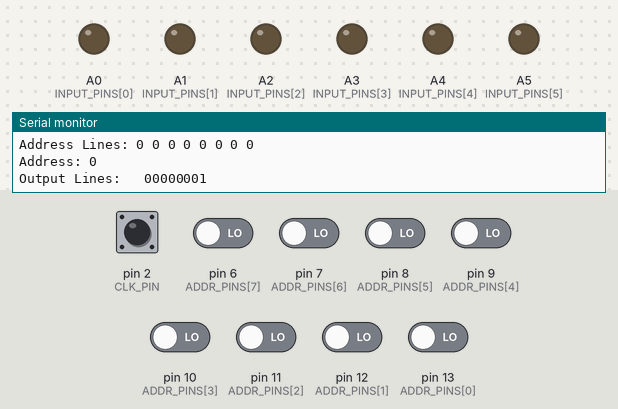
Simulated run of this sketch. Board: Arduino Nano, built with avr-gcc and run on an emulated ATmega328P. Shown: output pins drawn as LEDs (lit = HIGH), the last lines printed to the serial monitor. The test bench sets the inputs (shaded band); at power-on: pin 2 (CLK_PIN) HIGH, pin 6 (ADDR_PINS[7]), pin 7 (ADDR_PINS[6]), pin 8 (ADDR_PINS[5]), pin 9 (ADDR_PINS[4]), pin 10 (ADDR_PINS[3]), pin 11 (ADDR_PINS[2]), pin 12 (ADDR_PINS[1]), pin 13 (ADDR_PINS[0]) LOW.

Above: at 1.2 s.
1.3 s: pin 6 (ADDR_PINS[7]) driven HIGH
At 1.9 s:
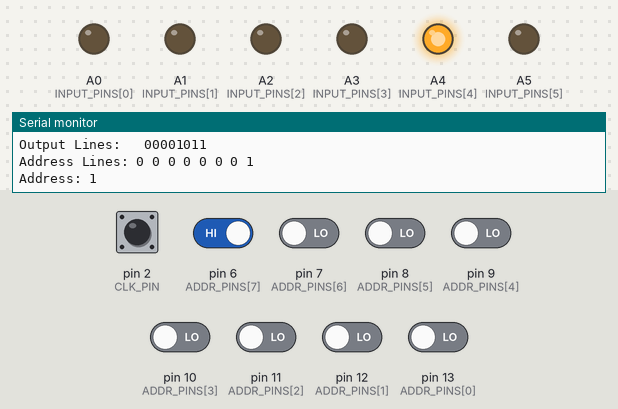
2.8 s: pin 7 (ADDR_PINS[6]) driven HIGH
At 3.3 s:
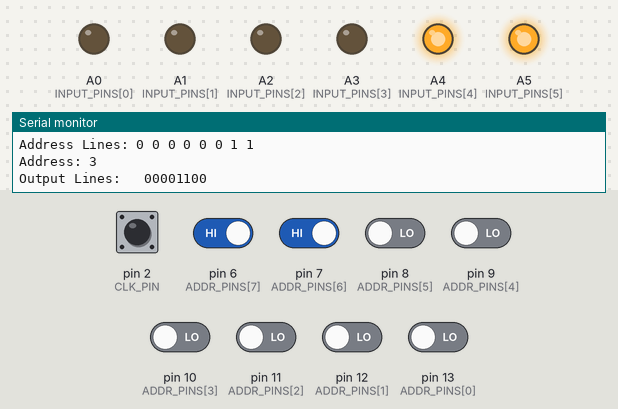
4.3 s: pin 9 (ADDR_PINS[4]) driven HIGH
At 4.7 s:
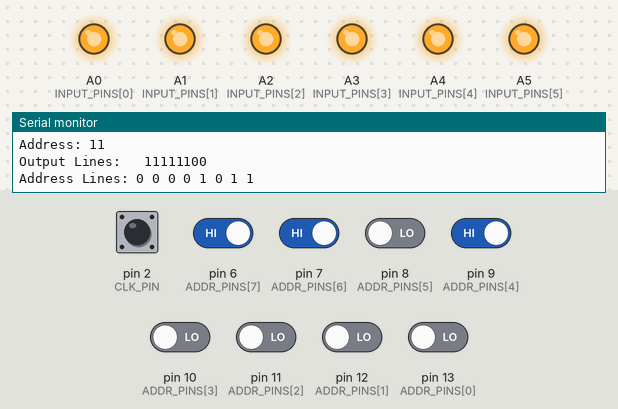
5.8 s: pin 13 (ADDR_PINS[0]) driven HIGH
At 7.0 s:
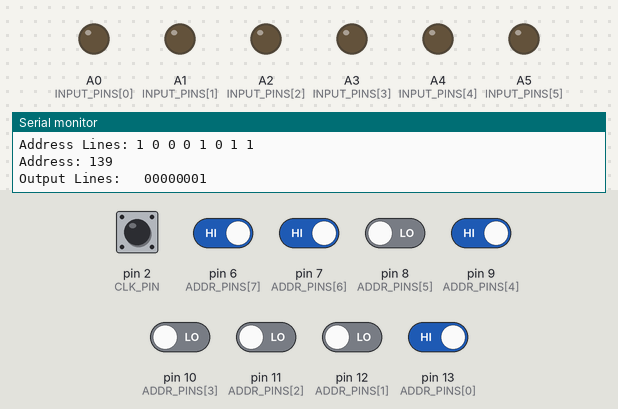
8.8 s: pin 13 (ADDR_PINS[0]) driven LOW
At 9.9 s:
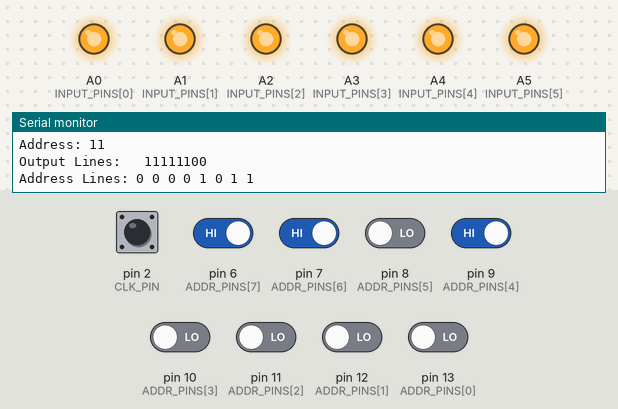
11.8 s: pin 8 (ADDR_PINS[5]) driven HIGH
At 12.9 s:
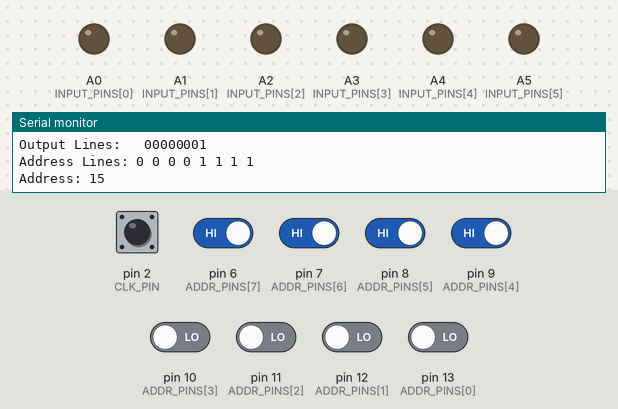
Timing chart, 0 to 14.3 s (numbered marks = the images above; inputs shaded):
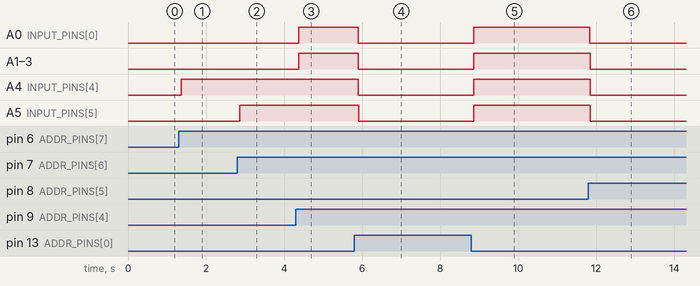

Measured:
- after the input at 1.3 s, A4 (INPUT_PINS[4]): LOW → HIGH after 0.06 s
- after the input at 2.8 s, A5 (INPUT_PINS[5]): LOW → HIGH after 0.07 s
- after the input at 4.3 s, A0 (INPUT_PINS[0]), A1 (INPUT_PINS[1]), A2 (INPUT_PINS[2]): LOW → HIGH after 0.07 s; A3 (INPUT_PINS[3]): LOW → HIGH after 0.08 s
- after the input at 5.8 s, A0 (INPUT_PINS[0]), A1 (INPUT_PINS[1]), A2 (INPUT_PINS[2]): HIGH → LOW after 0.10 s; A3 (INPUT_PINS[3]), A4 (INPUT_PINS[4]), A5 (INPUT_PINS[5]): HIGH → LOW after 0.11 s
- after the input at 8.8 s, A0 (INPUT_PINS[0]): LOW → HIGH after 0.05 s; A1 (INPUT_PINS[1]), A2 (INPUT_PINS[2]), A3 (INPUT_PINS[3]), A4 (INPUT_PINS[4]), A5 (INPUT_PINS[5]): LOW → HIGH after 0.06 s
- after the input at 11.8 s, A0 (INPUT_PINS[0]), A1 (INPUT_PINS[1]), A2 (INPUT_PINS[2]), A3 (INPUT_PINS[3]), A4 (INPUT_PINS[4]), A5 (INPUT_PINS[5]): HIGH → LOW at once

The sketch:

VirtualRam.ino
```cpp
#define TEST

#include "Utils.hpp"

#ifdef TEST
/*
// load, add, store, halt
bool ram[ADDR_LEN][BIT_LEN] = {
  {0, 0, 0, 0, 0, 0, 0, 1}, // 0000 // load a
  {0, 0, 0, 0, 0, 1, 1, 1}, // 0001 // ref to addr 007
  {0, 0, 0, 0, 0, 0, 1, 1}, // 0010 // add
  {0, 0, 0, 0, 1, 0, 0, 0}, // 0011 // ref to addr 008
  {0, 0, 0, 0, 0, 0, 1, 0}, // 0100 // store a
  {0, 0, 0, 0, 1, 0, 0, 1}, // 0101 // ref to addr 009
  {1, 1, 1, 1, 1, 1, 1, 0}, // 0110 // halt
  {1, 0, 1, 0, 0, 0, 0, 0}, // 0111 // addr 007
  {0, 1, 0, 0, 0, 0, 0, 0}, // 1000 // addr 8
  {0, 0, 0, 0, 0, 0, 0, 0}  // 1001 // addr 9
};
*/
/*
// load, add, store, jump
bool ram[ADDR_LEN][BIT_LEN] = {
  {0, 0, 0, 0, 0, 0, 0, 1}, // 0000 // load a
  {0, 0, 0, 0, 1, 0, 0, 1}, // 0001 // ref to addr 009
  {0, 0, 0, 0, 0, 0, 1, 1}, // 0010 // add
  {0, 0, 0, 0, 1, 0, 1, 0}, // 0011 // ref to addr 010
  {0, 0, 0, 0, 0, 0, 1, 0}, // 0100 // store
  {0, 0, 0, 0, 1, 0, 0, 1}, // 0101 // ref to addr 009
  {0, 0, 0, 0, 0, 1, 0, 1}, // 0110 // jump
  {0, 0, 0, 0, 0, 0, 0, 0}, // 0111 // ref to addr 000
  {0, 0, 0, 0, 0, 0, 0, 0}, // 1000 // addr 008
  {0, 0, 0, 0, 0, 0, 0, 1}, // 1001 // addr 009
};
*/

/*
//store, halt
bool ram[ADDR_LEN][BIT_LEN] = {
  {0, 0, 0, 0, 0, 0, 1, 0}, // 0100 // store a
  {0, 0, 0, 0, 1, 0, 0, 1}, // 0101 // ref to addr 009
  {1, 1, 1, 1, 1, 1, 1, 0}, // 0111 // halt
  {1, 1, 1, 1, 1, 1, 1, 0}, // 1000 // halt
  {1, 1, 1, 1, 1, 1, 1, 0}, // 0111 // halt
  {1, 1, 1, 1, 1, 1, 1, 0}, // 1000 // halt
  {1, 1, 1, 1, 1, 1, 1, 0}, // 0110 // halt
  {1, 1, 1, 1, 1, 1, 1, 0}, // 0111 // halt
  {1, 1, 1, 1, 1, 1, 1, 0}, // 1000 // halt
  {0, 0, 0, 0, 0, 0, 0, 0}, // 1001 // halt
};
*/

/*
// Halt
bool ram[ADDR_LEN][BIT_LEN] = {
  {1, 1, 1, 1, 1, 1, 1, 1}, // 0111 // halt
  {1, 1, 1, 1, 1, 1, 1, 0}, // 1000 // halt
  {1, 1, 1, 1, 1, 1, 1, 0}, // 1000 // halt
  {1, 1, 1, 1, 1, 1, 1, 0}, // 1000 // halt
  {1, 1, 1, 1, 1, 1, 1, 0}, // 0111 // halt
  {1, 1, 1, 1, 1, 1, 1, 0}, // 1000 // halt
  {1, 1, 1, 1, 1, 1, 1, 0}, // 0110 // halt
  {1, 1, 1, 1, 1, 1, 1, 0}, // 0111 // halt
  {1, 1, 1, 1, 1, 1, 1, 0}, // 1000 // halt
  {0, 0, 0, 0, 0, 0, 0, 0}, // 1001 // halt
};
*/

// load, add, store, sub, jump_carry, halt
bool ram[ADDR_LEN][BIT_LEN] = {
  {0, 0, 0, 0, 0, 0, 0, 1}, // 0 // 0000 // load a
  {0, 0, 0, 0, 1, 0, 1, 1}, // 1 // 0001 // ref to addr 11
  {0, 0, 0, 0, 0, 0, 1, 1}, // 2 // 0010 // add
  {0, 0, 0, 0, 1, 1, 0, 0}, // 3 // 0011 // ref to addr 12
  {0, 0, 0, 0, 0, 0, 1, 0}, // 4 // 0100 // store a
  {0, 0, 0, 0, 1, 0, 1, 1}, // 5 // 0101 // ref to addr 11
  {0, 0, 0, 0, 0, 1, 1, 1}, // 6 // 0110 // jump carry
  {0, 0, 0, 0, 1, 0, 1, 0}, // 7 // 0111 // ref to addr 0
  {0, 0, 0, 0, 0, 1, 0, 1}, // 8 // 1000 // jump
  {0, 0, 0, 0, 0, 0, 0, 0}, // 9 // 1001 // ref to addr 0
  {1, 1, 1, 1, 1, 1, 1, 0}, // 10 // 1010 // halt
  {1, 1, 1, 1, 1, 1, 0, 0}, // 11 // 1011 // addr 11
  {0, 0, 0, 0, 0, 0, 0, 1}, // 12 // 1100 // addr 12
  {0, 0, 0, 0, 0, 0, 0, 0}  // 13 // 1101 // addr 13
};

#else
Assembler assembler;
bool ram[ADDR_LEN][BIT_LEN] = asselmber.getAssembly()
#endif


volatile bool writeEnable = false;

void isr() {
  writeEnable = (bool) digitalRead(ENABLE_PIN);
}

void setup() {

#ifdef TEST
  Serial.begin(9600);
#endif

  attachInterrupt(digitalPinToInterrupt(CLK_PIN), isr, RISING);

  pinMode(CLK_PIN, INPUT);
  pinMode(ENABLE_PIN, INPUT);

  for (uint8_t i = 0; i < BIT_LEN; i++) {
    pinMode(ADDR_PINS[i], INPUT);
    pinMode(INPUT_PINS[i], INPUT);
    pinMode(OUTPUT_PINS[i], OUTPUT);
  }
}

void loop() {

  uint8_t addr = 0;

  #ifdef TEST
  Serial.print("Address Lines: ");
  #endif

  for (uint8_t i = 0; i < BIT_LEN; i++) {
    float addrValue = (digitalRead(ADDR_PINS[i])==HIGH ? 1 : 0)*pow(2, BIT_LEN-i-1);
    addr += (uint8_t)(addrValue+0.1);

    #ifdef TEST
    Serial.print(digitalRead(ADDR_PINS[i])==HIGH ? 1 : 0);
    //Serial.print(addrValue);
    Serial.print(" ");
    #endif
  }
  #ifdef TEST
  Serial.print("\nAddress: ");
  Serial.println(addr);
  #endif

  if (writeEnable) {

    for (uint8_t i = 0; i < BIT_LEN; i++) {
      ram[ addr<ADDR_LEN ? addr : 0 ][i] = (bool) digitalRead(INPUT_PINS[i]);

      #ifdef TEST
      Serial.print(digitalRead(INPUT_PINS[i])==HIGH ? 1 : 0);
      #endif
    }

    #ifdef TEST
    Serial.println("");
    #endif

    writeEnable = false;
  }

  #ifdef TEST
  Serial.print("Output Lines: \t");
  #endif

  for (uint8_t i = 0; i < BIT_LEN; i++) {
    digitalWrite(OUTPUT_PINS[i], ram[ addr<ADDR_LEN ? addr : 0 ][i]);

    #ifdef TEST
    Serial.print(ram[ addr<ADDR_LEN ? addr : 0 ][i]==true ? 1 : 0);
    #endif
  }

  #ifdef TEST
  Serial.println("");
  #endif
}
```

Assembler.cpp
```cpp
#include "Assembler.hpp"

void Assembler::NOP() {
  *assembly[memAddr++] = NOP_BITSTREAM;
}

void Assembler::LOAD(ADDR addr) {
  *assembly[memAddr++] = LD_BITSTREAM;
  *assembly[memAddr++] = addr;
}

void Assembler::LOAD(uint8_t addr) {
  LOAD(uint8ToBYTE(addr));
}

void Assembler::STORE(ADDR addr) {
  *assembly[memAddr++] = STR_BITSTREAM;
  *assembly[memAddr++] = addr;
}

void Assembler::STORE(uint8_t addr) {
  STORE(uint8ToBYTE(addr));
}

void Assembler::ADD(ADDR addr) {
  *assembly[memAddr++] = ADD_BITSTREAM;
  *assembly[memAddr++] = addr;
}

void Assembler::ADD(uint8_t addr) {
  ADD(uint8ToBYTE(addr));
}

void Assembler::SUB(ADDR addr) {
  *assembly[memAddr++] = SUB_BITSTREAM;
  *assembly[memAddr++] = addr;
}

void Assembler::SUB(uint8_t addr) {
  SUB(uint8ToBYTE(addr));
}

void Assembler::JUMP(ADDR addr) {
  *assembly[memAddr++] = JMP_BITSTREAM;
  *assembly[memAddr++] = addr;
}

void Assembler::JUMP(uint8_t addr) {
  JUMP(uint8ToBYTE(addr));
}

void Assembler::JUMP_ZERO(ADDR addr) {
  *assembly[memAddr++] = JMPZ_BITSTREAM;
  *assembly[memAddr++] = addr;
}

void Assembler::JUMP_ZERO(uint8_t addr) {
  JUMP_ZERO(uint8ToBYTE(addr));
}

void Assembler::JUMP_CARRY(ADDR addr) {
  *assembly[memAddr++] = JMPC_BITSTREAM;
  *assembly[memAddr++] = addr;
}

void Assembler::JUMP_CARRY(uint8_t addr) {
  JUMP_CARRY(uint8ToBYTE(addr));
}

void Assembler::HALT() {
  *assembly[memAddr++] = HLT_BITSTREAM;
}

void Assembler::RESET() {
  *assembly[memAddr++] = RST_BITSTREAM;
}

void Assembler::VAR(ADDR addr, BYTE val) {
  *assembly[BYTEtoUint8(addr)] = val;

}

void Assembler::VAR(uint8_t addr, uint8_t val) {
  *assembly[addr] = uint8ToBYTE(val);
}

void Assembler::CONST(ADDR addr, BYTE val) {
  VAR(addr, val);
}

void Assembler::CONST(uint8_t addr, uint8_t val) {
  VAR(addr, val);
}

uint8_t Assembler::BYTEtoUint8(BYTE val) {
  uint8_t ret = 0;
  for (int i = 0; i < BIT_LEN; i++) {
      ret |=  (val[BIT_LEN-i-1] & 0b00000001) << i;
  }
  return ret;
}

BIT* Assembler::uint8ToBYTE(uint8_t val) {
  BYTE ret;
  for (int i = 0; i < BIT_LEN; i++) {
      ret[BIT_LEN-i-1] = (val >> i) & 0b00000001;
  }
  return ret;
}

BYTE* Assembler::getAssembly() {
  Assembly();
  return assembly;
}
```

Assembler.hpp
```cpp
#include "Arduino.h"
#include "Utils.hpp"


class Assembler {
private:
  typedef BYTE OPCODE;
  typedef BYTE ADDR;

  BYTE assembly[ADDR_LEN] = { };
  uint8_t memAddr = 0;

  const OPCODE NOP_BITSTREAM  = {0, 0, 0, 0, 0, 0, 0, 0};
  const OPCODE LDI_BITSTREAM  = {0, 0, 0, 0, 0, 0, 0, 1};
  const OPCODE LD_BITSTREAM  =  {0, 0, 0, 0, 0, 0, 1, 0};
  const OPCODE STR_BITSTREAM  = {0, 0, 0, 0, 0, 0, 1, 1};
  const OPCODE ADD_BITSTREAM  = {0, 0, 0, 0, 0, 1, 0, 0};
  const OPCODE SUB_BITSTREAM  = {0, 0, 0, 0, 0, 1, 0, 1};
  const OPCODE JMP_BITSTREAM  = {0, 0, 0, 0, 0, 1, 1, 0};
  const OPCODE JMPZ_BITSTREAM = {0, 0, 0, 0, 0, 1, 1, 1};
  const OPCODE JMPC_BITSTREAM = {0, 0, 0, 0, 1, 0, 0, 0};
  const OPCODE HLT_BITSTREAM  = {0, 0, 0, 0, 1, 0, 0, 1};
  const OPCODE RST_BITSTREAM  = {0, 0, 0, 0, 1, 0, 1, 0};

  void NOP();

  void LOAD(ADDR addr);
  void LOAD(uint8_t addr);

  void STORE(ADDR addr);
  void STORE(uint8_t addr);

  void ADD(ADDR addr);
  void ADD(uint8_t addr);

  void SUB(ADDR addr);
  void SUB(uint8_t addr);

  void JUMP(ADDR addr);
  void JUMP(uint8_t addr);

  void JUMP_ZERO(ADDR addr);
  void JUMP_ZERO(uint8_t addr);

  void JUMP_CARRY(ADDR addr);
  void JUMP_CARRY(uint8_t addr);

  void HALT();
  void RESET();

  void VAR(ADDR addr, BYTE val);
  void VAR(uint8_t addr, uint8_t val);

  void CONST(ADDR addr, BYTE val);
  void CONST(uint8_t addr, uint8_t val);

  uint8_t BYTEtoUint8(BYTE val);
  BIT* uint8ToBYTE(uint8_t val);

  void Assembly();

 public:
  BYTE* getAssembly();

};
```

Assembly.cpp
```cpp
#include "Assembler.hpp"

void Assembler::Assembly() {


LOAD(100);
ADD(101);
STORE(102);

VAR(100, 2);

}
```

Utils.hpp
```cpp
#ifndef UTILS_HPP
#define UTILS_HPP

const uint8_t BIT_LEN = 8;

#ifdef TEST
const uint8_t ADDR_LEN = 14;
#else
const uint8_t ADDR_LEN = 256;
#endif

 typedef bool BIT;
  typedef bool BYTE[BIT_LEN];

const uint8_t CLK_PIN = 2;
const uint8_t ENABLE_PIN = 3;

const uint8_t ADDR_PINS[BIT_LEN] = {13, 12, 11, 10, 9, 8, 7, 6};
const uint8_t INPUT_PINS[BIT_LEN] = {14, 15, 16, 17, 18, 19, 20, 21};
const uint8_t OUTPUT_PINS[BIT_LEN] = {A0, A1, A2, A3, A4, A5, A6, A7};

#endif
```
